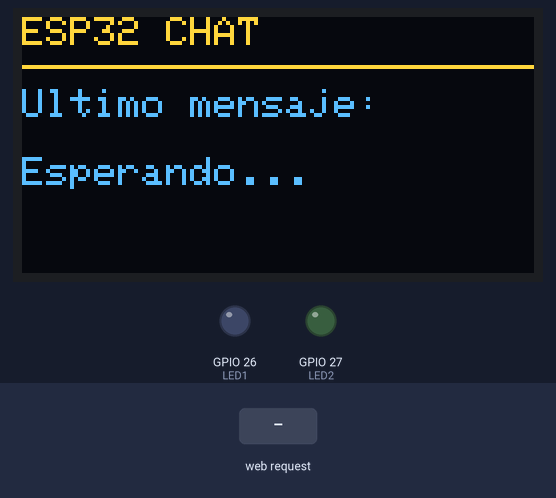
The program below on a simulated ESP32. On the bench: 128×64 one-colour display, output pins drawn as LEDs (lit = HIGH). The inputs (shaded band) are chosen by the test bench. The OLED is the two-colour kind (top 16 rows yellow); WiFi joins after 1.5 s; servers stay silent unless stated; what the program prints to the serial monitor is not drawn.

Above: at 2.7 s.
2.8 s: HTTP request GET /send?msg=1 received
At 3.2 s:
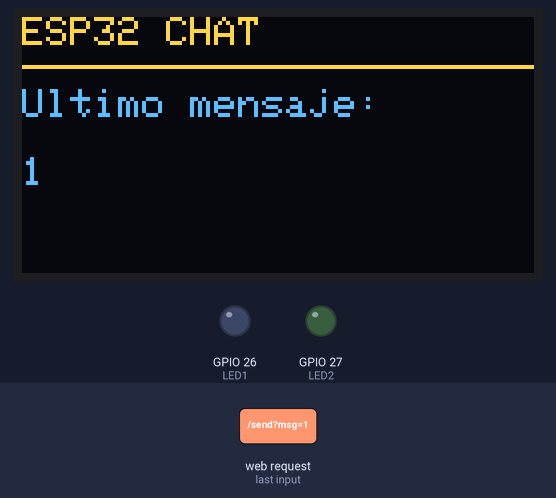
4.3 s: HTTP request GET /send?msg=0 received
At 5.5 s:
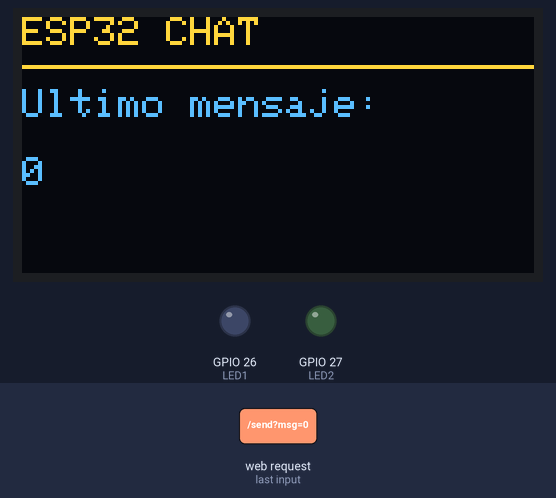
Timing chart, 0 to 7.3 s (numbered marks = the images above; inputs shaded):
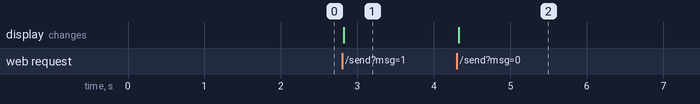

The program:

main.cpp
```cpp
#include <WiFi.h>
#include <WiFiClient.h>
#include <WebServer.h>
#include <uri/UriBraces.h>

#include <Wire.h>
#include <Adafruit_GFX.h>
#include <Adafruit_SSD1306.h>

#define WIFI_SSID "Wokwi-GUEST"
#define WIFI_PASSWORD ""
#define WIFI_CHANNEL 6

#define SCREEN_WIDTH 128
#define SCREEN_HEIGHT 64

#define OLED_RESET -1

Adafruit_SSD1306 display(
  SCREEN_WIDTH,
  SCREEN_HEIGHT,
  &Wire,
  OLED_RESET
);

WebServer server(80);

const int LED1 = 26;
const int LED2 = 27;

bool led1State = false;
bool led2State = false;

const int MAX_MESSAGES = 8;

String messages[MAX_MESSAGES];
int messageCount = 0;

String lastMessage = "Esperando...";

void updateOLED() {

  display.clearDisplay();

  display.setTextSize(1);
  display.setTextColor(SSD1306_WHITE);

  display.setCursor(0, 0);
  display.println("ESP32 CHAT");

  display.drawLine(0, 12, 128, 12, SSD1306_WHITE);

  display.setCursor(0, 18);
  display.println("Ultimo mensaje:");

  display.setCursor(0, 35);
  display.println(lastMessage);

  display.display();
}

void addMessage(String msg) {

  msg.trim();

  if (msg == "") return;

  lastMessage = msg;

  updateOLED();

  if (messageCount >= MAX_MESSAGES) {

    for (int i = 0; i < MAX_MESSAGES - 1; i++) {
      messages[i] = messages[i + 1];
    }

    messages[MAX_MESSAGES - 1] = msg;

  } else {

    messages[messageCount++] = msg;
  }

  Serial.print("Mensaje: ");
  Serial.println(msg);
}

void sendHtml() {

  String chatHtml = "";

  for (int i = 0; i < messageCount; i++) {

    chatHtml += "<div class='message'>";
    chatHtml += messages[i];
    chatHtml += "</div>";
  }

  String response = R"rawliteral(
<!DOCTYPE html>
<html>
<head>
<title>ESP32 Chat</title>
<meta name="viewport"
content="width=device-width, initial-scale=1">

<style>

body{
font-family:Arial;
background:#f2f2f2;
padding:20px;
display:flex;
justify-content:center;
}

.container{
width:100%;
max-width:600px;
background:white;
padding:20px;
border-radius:14px;
box-shadow:0 2px 12px rgba(0,0,0,.2);
}

.chat-box{
height:250px;
overflow-y:auto;
border:1px solid #ccc;
padding:10px;
border-radius:10px;
margin-bottom:10px;
background:#fafafa;
}

.message{
background:#dff0ff;
padding:10px;
margin-bottom:8px;
border-radius:8px;
}

.send-area{
display:flex;
gap:10px;
}

input{
flex:1;
padding:14px;
font-size:16px;
}

button{
padding:14px;
font-size:16px;
}

.btn{
display:block;
text-align:center;
padding:15px;
border-radius:10px;
text-decoration:none;
color:white;
background:#2ecc71;
margin-bottom:10px;
}

.OFF{
background:#555;
}

</style>
</head>

<body>

<div class="container">

<h1>ESP32 Chat</h1>

<a href="/toggle/1"
class="btn LED1_CLASS">
LED1 LED1_TEXT
</a>

<a href="/toggle/2"
class="btn LED2_CLASS">
LED2 LED2_TEXT
</a>

<h2>Mensajes</h2>

<div class="chat-box">
CHAT_MESSAGES
</div>

<form action="/send" method="GET">

<div class="send-area">

<input
type="text"
name="msg"
placeholder="Escribe un mensaje">

<button type="submit">
Enviar
</button>

</div>

</form>

</div>

</body>
</html>
)rawliteral";

  response.replace(
    "CHAT_MESSAGES",
    chatHtml
  );

  response.replace(
    "LED1_TEXT",
    led1State ? "ON" : "OFF"
  );

  response.replace(
    "LED2_TEXT",
    led2State ? "ON" : "OFF"
  );

  response.replace(
    "LED1_CLASS",
    led1State ? "" : "OFF"
  );

  response.replace(
    "LED2_CLASS",
    led2State ? "" : "OFF"
  );

  server.send(
    200,
    "text/html",
    response
  );
}

void setup() {

  Serial.begin(115200);

  pinMode(LED1, OUTPUT);
  pinMode(LED2, OUTPUT);

  Wire.begin(21, 22);

  display.begin(
    SSD1306_SWITCHCAPVCC,
    0x3C
  );

  updateOLED();

  WiFi.begin(
    WIFI_SSID,
    WIFI_PASSWORD,
    WIFI_CHANNEL
  );

  Serial.print("Conectando");

  while (WiFi.status()
         != WL_CONNECTED) {

    delay(100);
    Serial.print(".");
  }

  Serial.println("\nWiFi OK");
  Serial.println(
    WiFi.localIP()
  );

  server.on("/", sendHtml);

  server.on(
    UriBraces("/toggle/{}"),
    []() {

      int led =
      server.pathArg(0)
      .toInt();

      switch (led) {

        case 1:
          led1State =
          !led1State;

          digitalWrite(
            LED1,
            led1State
          );
          break;

        case 2:
          led2State =
          !led2State;

          digitalWrite(
            LED2,
            led2State
          );
          break;
      }

      sendHtml();
    });

  server.on("/send", []() {

    if (
      server.hasArg("msg")
    ) {

      addMessage(
        server.arg("msg")
      );
    }

    sendHtml();
  });

  server.begin();

  Serial.println(
    "Servidor iniciado"
  );
}

void loop() {
  server.handleClient();
  delay(2);
}
```

Measured:
- after the input at 2.8 s, the display: changes at once (image 1)
- after the input at 4.3 s, the display: changes at once (image 2)
